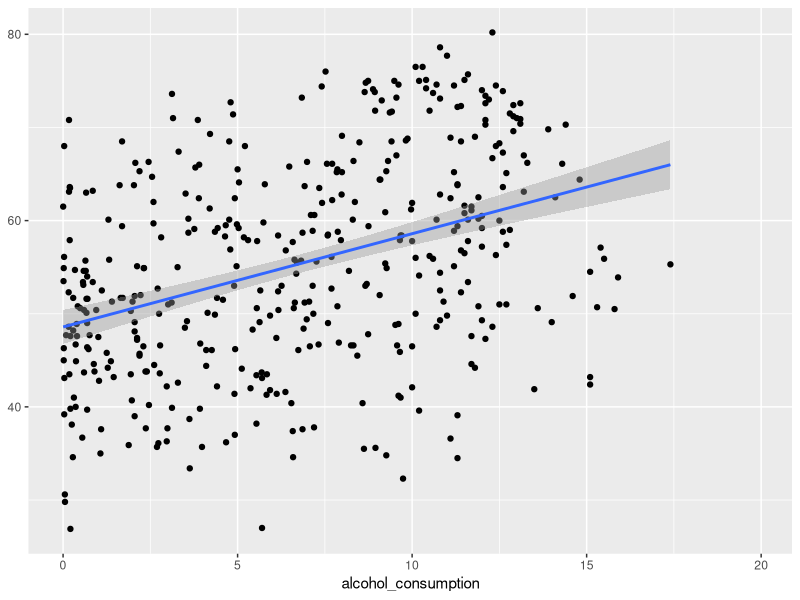
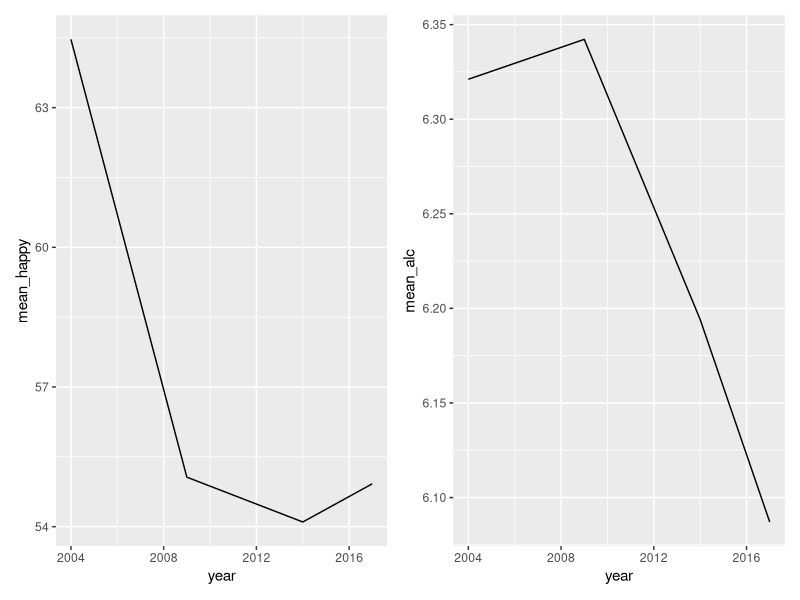

Generate these figures, in order, with R:
## ---- chunk 1
library(tidyverse)
library(here)
library(broom)
library(patchwork)
alc <- read_csv(here::here("sh_alc_pcap_li.csv"))
happy <- read_csv(here::here("hapiscore_whr.csv"))
## ---- chunk 2
# Pivoting Longer, convert years to numeric and dropping unnecessary missing alcohol columns
alc_final <- alc |> 
  select("country", "1999", "2004", "2009", "2014", "2017") |> 
  pivot_longer(cols = "1999":"2017",
               names_to = "year",
               values_to = "alcohol_consumption")|>  
  mutate(
    across("year", as.numeric))


happy_final <- happy |> 
  pivot_longer(cols = `2004`:`2020`,
               names_to = "year",
               values_to = "happiness_score")|>  
  mutate(
    across("year", as.numeric))
## ---- chunk 3
# Inner Joining the data
final_data <- inner_join(happy_final, alc_final, by = c("year", "country"))
final_data
## ---- chunk 4
ggplot(data = final_data, mapping = aes(x = alcohol_consumption, y = happiness_score)) +
  geom_point() +
  geom_smooth(method = "lm") + 
  theme(axis.title.y = element_blank()) +
  labs()
## ---- chunk 5
average_year <- final_data |> 
  group_by(year) |> 
  summarize(mean_happy = mean(happiness_score, na.rm = TRUE),
            mean_alc = mean(alcohol_consumption, na.rm = TRUE))
plot1 <- ggplot(data = average_year, mapping = aes(x = year, y = mean_happy)) +
  geom_line()

plot2 <- ggplot(data = average_year, mapping = aes(x = year, y = mean_alc)) +
  geom_line()

plot1 + plot2
## ---- chunk 6
my_model <- lm(happiness_score ~ alcohol_consumption, 
               data = final_data
               )
broom::glance(my_model)
